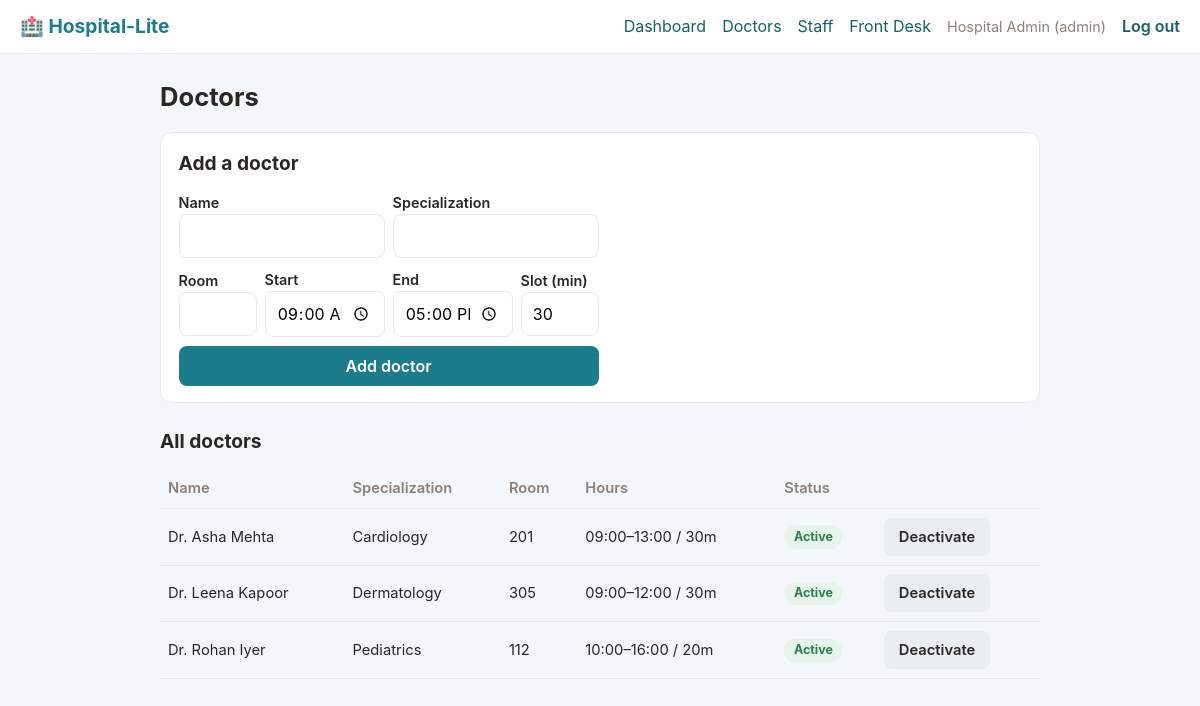
Page /admin/doctors (signed in) on the committed database.
### tables this page shows
CREATE TABLE users (
    id            INTEGER PRIMARY KEY AUTOINCREMENT,
    name          TEXT    NOT NULL,
    email         TEXT    NOT NULL UNIQUE,
    password_hash TEXT    NOT NULL,
    role          TEXT    NOT NULL CHECK (role IN ('admin','reception','doctor','patient')),
    -- Set only for doctor logins: links the account to its Doctor profile.
    doctor_id     INTEGER REFERENCES doctors(id),
    -- Set only for patient logins: links the account to its clinical record.
    patient_id    INTEGER REFERENCES patients(id),
    created_at    TEXT    NOT NULL DEFAULT (datetime('now'))
);

CREATE TABLE doctors (
    id             INTEGER PRIMARY KEY AUTOINCREMENT,
    name           TEXT    NOT NULL,
    specialization TEXT    NOT NULL,
    room           TEXT    NOT NULL DEFAULT '',
    work_start     TEXT    NOT NULL DEFAULT '09:00',  -- 'HH:MM'
    work_end       TEXT    NOT NULL DEFAULT '17:00',  -- 'HH:MM'
    slot_minutes   INTEGER NOT NULL DEFAULT 30,
    active          INTEGER NOT NULL DEFAULT 1,
    created_at     TEXT    NOT NULL DEFAULT (datetime('now'))
);

### routes_admin.py (the view, shortened to what this page needs)
@bp.route("/admin/doctors", methods=["GET", "POST"])
@role_required("admin")
def doctors():
    rows = query("SELECT * FROM doctors ORDER BY active DESC, name")
    return render_template("admin/doctors.html", doctors=rows)

### app.py (called while the page is built)
def create_app():
    app = Flask(__name__)
    app.config["SECRET_KEY"] = os.environ.get("SECRET_KEY", "dev-secret-change-me")
    app.config["DATABASE"] = os.environ.get("DATABASE", "hospital.db")
    app.teardown_appcontext(close_db)
    @app.context_processor
    def inject_user():
        return {"user": current_user()}
    @app.errorhandler(403)
    def forbidden(e):
        return render_template("error.html", code=403,
                               message="You don't have access to that page."), 403
    @app.errorhandler(404)
    def not_found(e):
        return render_template("error.html", code=404, message="Page not found."), 404
    app.register_blueprint(routes_auth.bp)
    app.register_blueprint(routes_patient.bp)
    app.register_blueprint(routes_doctor.bp)
    app.register_blueprint(routes_reception.bp)
    app.register_blueprint(routes_admin.bp)
    return app

### auth.py (called while the page is built)
def current_user():
    if "user" not in g:
        uid = session.get("user_id")
        g.user = query("SELECT * FROM users WHERE id = ?", (uid,), one=True) if uid else None
    return g.user

def role_required(*roles):
    def decorator(view):
        @wraps(view)
        def wrapped(*args, **kwargs):
            user = current_user()
            if user is None:
                return redirect(url_for("auth.login"))
            if user["role"] not in roles:
                abort(403)  # logged in, but not allowed here
            return view(*args, **kwargs)
        return wrapped
    return decorator

### db.py (called while the page is built)
def get_db():
    if "db" not in g:
        g.db = sqlite3.connect(current_app.config["DATABASE"])
        g.db.row_factory = sqlite3.Row
        g.db.execute("PRAGMA foreign_keys = ON")
    return g.db

def query(sql, params=(), one=False):
    cur = get_db().execute(sql, params)
    rows = cur.fetchall()
    cur.close()
    return (rows[0] if rows else None) if one else rows

### templates/admin/doctors.html (shortened to what this page needs)
{% extends "base.html" %}
{% block content %}
<h1>Doctors</h1>
<div class="card">
  <h2 style="margin-top:0">Add a doctor</h2>
  <form class="stack" method="post">
    <div class="row" style="gap:0.5rem">
      <div style="flex:1"><label>Name</label><input type="text" name="name" required></div>
      <div style="flex:1"><label>Specialization</label><input type="text" name="specialization" required></div>
    </div>
    <div class="row" style="gap:0.5rem">
      <div style="width:120px"><label>Room</label><input type="text" name="room"></div>
      <div style="width:120px"><label>Start</label><input type="time" name="work_start" value="09:00"></div>
      <div style="width:120px"><label>End</label><input type="time" name="work_end" value="17:00"></div>
      <div style="width:120px"><label>Slot (min)</label><input type="number" name="slot_minutes" value="30" min="5"></div>
    </div>
    <button type="submit">Add doctor</button>
  </form>
</div>
<h2>All doctors</h2>
<table>
  <tr><th>Name</th><th>Specialization</th><th>Room</th><th>Hours</th><th>Status</th><th></th></tr>
  {% for d in doctors %}
  <tr>
    <td>{{ d.name }}</td><td>{{ d.specialization }}</td><td>{{ d.room }}</td>
    <td>{{ d.work_start }}–{{ d.work_end }} / {{ d.slot_minutes }}m</td>
    <td>{% if d.active %}<span class="badge active">active</span>{% else %}<span class="badge inactive">inactive</span>{% endif %}</td>
    <td>
      <form method="post" action="{{ url_for('admin.toggle_doctor', doctor_id=d.id) }}">
        <button class="secondary" type="submit">{% if d.active %}Deactivate{% else %}Activate{% endif %}</button>
      </form>
    </td>
  </tr>
  {% endfor %}
</table>
{% endblock %}

### templates/base.html (shortened to what this page needs)
<!doctype html>
<html lang="en">
<head>
  <link rel="stylesheet" href="{{ url_for('static', filename='style.css') }}">
</head>
<body>
  <header class="topbar">
    <a class="brand" href="{{ url_for('auth.index') }}">🏥 Hospital-Lite</a>
    <nav>
      {% if user %}
        {% if user.role == 'patient' %}
          <a href="{{ url_for('patient.book') }}">Book</a>
          <a href="{{ url_for('patient.appointments') }}">My Appointments</a>
        {% elif user.role == 'doctor' %}
          <a href="{{ url_for('doctor.queue') }}">My Queue</a>
        {% elif user.role == 'reception' %}
          <a href="{{ url_for('reception.desk') }}">Front Desk</a>
        {% elif user.role == 'admin' %}
          <a href="{{ url_for('admin.dashboard') }}">Dashboard</a>
          <a href="{{ url_for('admin.doctors') }}">Doctors</a>
          <a href="{{ url_for('admin.staff') }}">Staff</a>
          <a href="{{ url_for('reception.desk') }}">Front Desk</a>
        {% endif %}
        <span class="who">{{ user.name }} ({{ user.role }})</span>
        <a class="btn-link" href="{{ url_for('auth.logout') }}">Log out</a>
      {% else %}
        <a href="{{ url_for('auth.login') }}">Log in</a>
        <a href="{{ url_for('auth.register') }}">Register</a>
      {% endif %}
    </nav>
  </header>
  <main class="container">
    {% block content %}{% endblock %}
  </main>
</body>
</html>

### static/style.css (style rules this page uses)
:root { --bg: #f4f7f9; --card: #ffffff; --ink: #2a2623; --muted: #8a817a; --line: #e3e9ee; --brand: #1c7c8c; --brand-dark: #155f6b; --ok: #2e7d4f; --warn: #b5862b; --error: #c0392b; --radius: 12px; }
* { box-sizing: border-box; }
body { margin: 0; font-family: -apple-system, BlinkMacSystemFont, "Segoe UI", Roboto, Helvetica, Arial, sans-serif; background: var(--bg); color: var(--ink); line-height: 1.5; }
a { color: var(--brand-dark); text-decoration: none; }
.topbar { display: flex; align-items: center; gap: 1rem; padding: 0.75rem 1.25rem; background: var(--card); border-bottom: 1px solid var(--line); flex-wrap: wrap; }
.brand { font-weight: 700; font-size: 1.2rem; color: var(--brand); }
.topbar nav { display: flex; align-items: center; gap: 1rem; margin-left: auto; flex-wrap: wrap; }
.topbar .who { color: var(--muted); font-size: 0.9rem; }
.container { max-width: 920px; margin: 0 auto; padding: 1.5rem 1.25rem 4rem; }
h1 { font-size: 1.6rem; margin: 0 0 1rem; }
h2 { font-size: 1.2rem; margin: 1.5rem 0 0.75rem; }
.card { background: var(--card); border: 1px solid var(--line); border-radius: var(--radius); padding: 1rem 1.1rem; margin-bottom: 0.85rem; }
.row { display: flex; align-items: center; justify-content: space-between; gap: 1rem; }
button, .btn { font: inherit; cursor: pointer; border: none; border-radius: 8px; padding: 0.5rem 0.9rem; background: var(--brand); color: #fff; font-weight: 600; }
button.secondary, .btn.secondary { background: #e8eef2; color: var(--ink); }
.btn-link { background: none; color: var(--brand-dark); padding: 0; font-weight: 600; }
form.stack { display: flex; flex-direction: column; gap: 0.6rem; max-width: 420px; }
label { font-size: 0.9rem; font-weight: 600; }
input, select, textarea { font: inherit; padding: 0.55rem 0.7rem; border: 1px solid var(--line); border-radius: 8px; background: #fff; width: 100%; }
.badge { display: inline-block; padding: 0.15rem 0.6rem; border-radius: 999px; font-size: 0.78rem; font-weight: 700; text-transform: capitalize; }
table { width: 100%; border-collapse: collapse; }
th, td { text-align: left; padding: 0.55rem 0.5rem; border-bottom: 1px solid var(--line); font-size: 0.92rem; }
th { color: var(--muted); font-weight: 600; }
.badge.active { background: #e7f4ec; color: #2e7d4f; }

### rows in the picture
users: name "Hospital Admin", role "admin"
doctors: name "Dr. Asha Mehta", specialization "Cardiology", room "201", work_start "09:00", work_end "13:00", slot_minutes "30", active "Active"
doctors: name "Dr. Leena Kapoor", specialization "Dermatology", room "305", work_start "09:00", work_end "12:00", slot_minutes "30", active "Active"
doctors: name "Dr. Rohan Iyer", specialization "Pediatrics", room "112", work_start "10:00", work_end "16:00", slot_minutes "20", active "Active"
